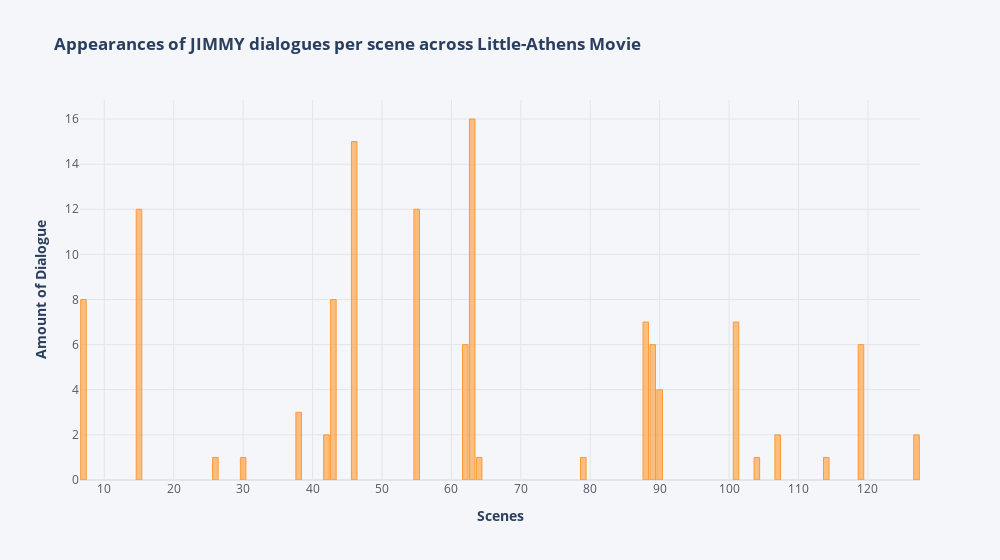

Notebook cell for this chart:
### Code cell
df_2nd_count, df_2nd_dialogue = dia.xter_count_perscene(ath_characters[1])
dia.scene_dialogue_plot(df_2nd_count)

### Figure 1 — Plotly figure (JSON) as saved in the notebook; plotly's stock layout.template omitted (floating-point values rounded to 4 significant figures)
{"data": [{"marker": {"color": "rgba(255, 153, 51, 0.6)", "line": {"color": "rgba(255, 153, 51, 1.0)", "width": 1}}, "name": "JIMMY", "orientation": "v", "text": "", "type": "bar", "x": [7, 15, 26, 30, 38, 42, 43, 46, 55, 62, 63, 64, 79, 88, 89, 90, 101, 104, 107, 114, 119, 127], "y": [8, 12, 1, 1, 3, 2, 8, 15, 12, 6, 16, 1, 1, 7, 6, 4, 7, 1, 2, 1, 6, 2]}], "layout": {"legend": {"bgcolor": "#F5F6F9", "font": {"color": "#4D5663"}}, "paper_bgcolor": "#F5F6F9", "plot_bgcolor": "#F5F6F9", "title": {"text": "<b> Appearances of JIMMY dialogues per scene across Little-Athens Movie <b>"}, "width": 1000, "xaxis": {"dtick": 10, "gridcolor": "#E1E5ED", "showgrid": true, "tickfont": {"color": "#4D5663"}, "title": {"text": "<b> Scenes <b>"}, "zerolinecolor": "#E1E5ED"}, "yaxis": {"gridcolor": "#E1E5ED", "showgrid": true, "tickfont": {"color": "#4D5663"}, "title": {"text": "<b> Amount of Dialogue <b>"}, "zerolinecolor": "#E1E5ED"}}}
